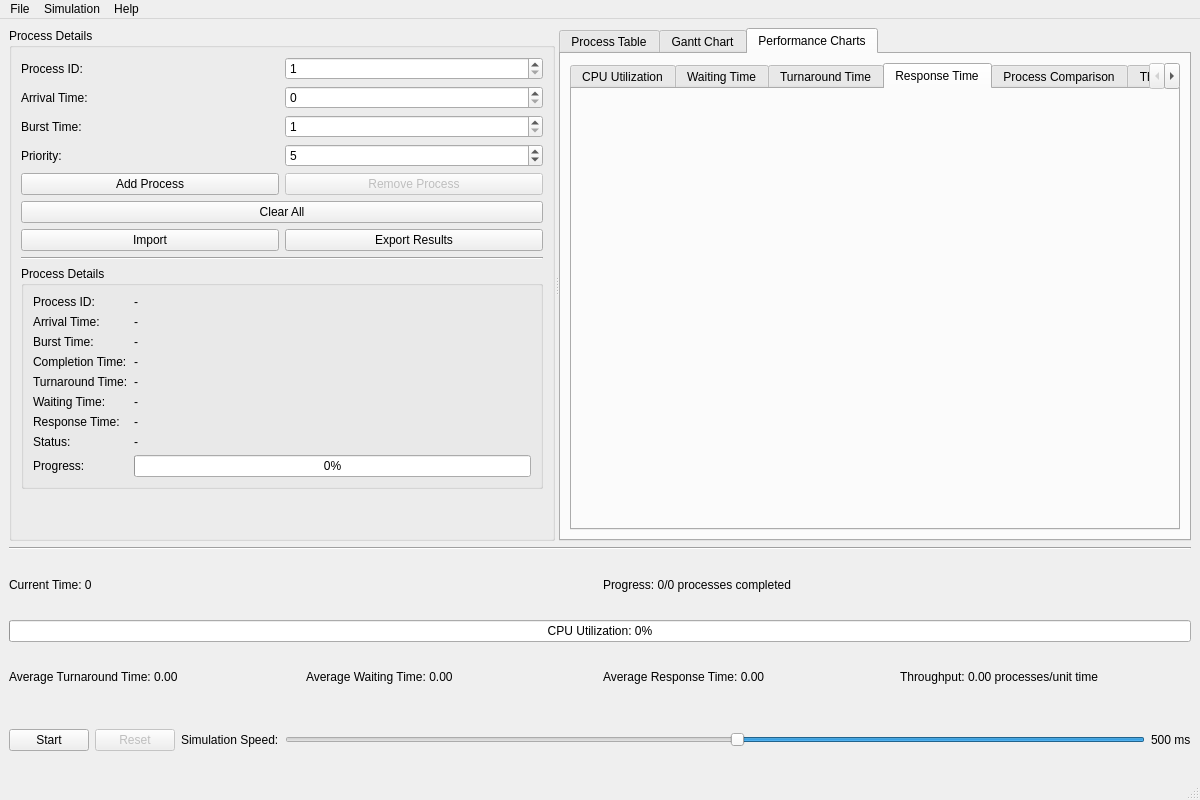
<?xml version="1.0" encoding="UTF-8"?>
<ui version="4.0">
 <class>MainWindow</class>
 <widget class="QMainWindow" name="MainWindow">
  <property name="geometry">
   <rect>
    <x>0</x>
    <y>0</y>
    <width>1200</width>
    <height>800</height>
   </rect>
  </property>
  <property name="windowTitle">
   <string>Advanced FCFS Scheduler Simulation</string>
  </property>
  <widget class="QWidget" name="centralwidget">
   <layout class="QVBoxLayout" name="verticalLayout">
    <item>
     <widget class="QSplitter" name="splitter">
      <property name="orientation">
       <enum>Qt::Orientation::Horizontal</enum>
      </property>
      <widget class="QGroupBox" name="groupBox">
       <property name="title">
        <string>Process Details</string>
       </property>
       <layout class="QVBoxLayout" name="verticalLayout_2">
        <item>
         <layout class="QGridLayout" name="gridLayout">
          <item row="0" column="0">
           <widget class="QLabel" name="label">
            <property name="text">
             <string>Process ID:</string>
            </property>
           </widget>
          </item>
          <item row="0" column="1">
           <widget class="QSpinBox" name="processIdSpinBox">
            <property name="minimum">
             <number>1</number>
            </property>
            <property name="maximum">
             <number>999</number>
            </property>
           </widget>
          </item>
          <item row="1" column="0">
           <widget class="QLabel" name="label_2">
            <property name="text">
             <string>Arrival Time:</string>
            </property>
           </widget>
          </item>
          <item row="1" column="1">
           <widget class="QSpinBox" name="arrivalTimeSpinBox">
            <property name="minimum">
             <number>0</number>
            </property>
            <property name="maximum">
             <number>999</number>
            </property>
           </widget>
          </item>
          <item row="2" column="0">
           <widget class="QLabel" name="label_3">
            <property name="text">
             <string>Burst Time:</string>
            </property>
           </widget>
          </item>
          <item row="2" column="1">
           <widget class="QSpinBox" name="burstTimeSpinBox">
            <property name="minimum">
             <number>1</number>
            </property>
            <property name="maximum">
             <number>999</number>
            </property>
           </widget>
          </item>
          <item row="3" column="0">
           <widget class="QLabel" name="label_4">
            <property name="text">
             <string>Priority:</string>
            </property>
           </widget>
          </item>
          <item row="3" column="1">
           <widget class="QSpinBox" name="prioritySpinBox">
            <property name="minimum">
             <number>1</number>
            </property>
            <property name="maximum">
             <number>10</number>
            </property>
            <property name="value">
             <number>5</number>
            </property>
           </widget>
          </item>
         </layout>
        </item>
        <item>
         <layout class="QHBoxLayout" name="horizontalLayout">
          <item>
           <widget class="QPushButton" name="addProcessButton">
            <property name="text">
             <string>Add Process</string>
            </property>
           </widget>
          </item>
          <item>
           <widget class="QPushButton" name="removeProcessButton">
            <property name="enabled">
             <bool>false</bool>
            </property>
            <property name="text">
             <string>Remove Process</string>
            </property>
           </widget>
          </item>
         </layout>
        </item>
        <item>
         <widget class="QPushButton" name="clearAllButton">
          <property name="text">
           <string>Clear All</string>
          </property>
         </widget>
        </item>
        <item>
         <layout class="QHBoxLayout" name="horizontalLayout_2">
          <item>
           <widget class="QPushButton" name="importButton">
            <property name="text">
             <string>Import</string>
            </property>
           </widget>
          </item>
          <item>
           <widget class="QPushButton" name="exportButton">
            <property name="text">
             <string>Export Results</string>
            </property>
           </widget>
          </item>
         </layout>
        </item>
        <item>
         <widget class="Line" name="line">
          <property name="orientation">
           <enum>Qt::Orientation::Horizontal</enum>
          </property>
         </widget>
        </item>
        <item>
         <widget class="QGroupBox" name="groupBox_2">
          <property name="title">
           <string>Process Details</string>
          </property>
          <layout class="QFormLayout" name="formLayout">
           <item row="0" column="0">
            <widget class="QLabel" name="label_5">
             <property name="text">
              <string>Process ID:</string>
             </property>
            </widget>
           </item>
           <item row="0" column="1">
            <widget class="QLabel" name="detailsProcessIdLabel">
             <property name="text">
              <string>-</string>
             </property>
            </widget>
           </item>
           <item row="1" column="0">
            <widget class="QLabel" name="label_6">
             <property name="text">
              <string>Arrival Time:</string>
             </property>
            </widget>
           </item>
           <item row="1" column="1">
            <widget class="QLabel" name="detailsArrivalTimeLabel">
             <property name="text">
              <string>-</string>
             </property>
            </widget>
           </item>
           <item row="2" column="0">
            <widget class="QLabel" name="label_7">
             <property name="text">
              <string>Burst Time:</string>
             </property>
            </widget>
           </item>
           <item row="2" column="1">
            <widget class="QLabel" name="detailsBurstTimeLabel">
             <property name="text">
              <string>-</string>
             </property>
            </widget>
           </item>
           <item row="3" column="0">
            <widget class="QLabel" name="label_8">
             <property name="text">
              <string>Completion Time:</string>
             </property>
            </widget>
           </item>
           <item row="3" column="1">
            <widget class="QLabel" name="detailsCompletionTimeLabel">
             <property name="text">
              <string>-</string>
             </property>
            </widget>
           </item>
           <item row="4" column="0">
            <widget class="QLabel" name="label_9">
             <property name="text">
              <string>Turnaround Time:</string>
             </property>
            </widget>
           </item>
           <item row="4" column="1">
            <widget class="QLabel" name="detailsTurnaroundTimeLabel">
             <property name="text">
              <string>-</string>
             </property>
            </widget>
           </item>
           <item row="5" column="0">
            <widget class="QLabel" name="label_10">
             <property name="text">
              <string>Waiting Time:</string>
             </property>
            </widget>
           </item>
           <item row="5" column="1">
            <widget class="QLabel" name="detailsWaitingTimeLabel">
             <property name="text">
              <string>-</string>
             </property>
            </widget>
           </item>
           <item row="6" column="0">
            <widget class="QLabel" name="label_11">
             <property name="text">
              <string>Response Time:</string>
             </property>
            </widget>
           </item>
           <item row="6" column="1">
            <widget class="QLabel" name="detailsResponseTimeLabel">
             <property name="text">
              <string>-</string>
             </property>
            </widget>
           </item>
           <item row="7" column="0">
            <widget class="QLabel" name="label_12">
             <property name="text">
              <string>Status:</string>
             </property>
            </widget>
           </item>
           <item row="7" column="1">
            <widget class="QLabel" name="detailsStatusLabel">
             <property name="text">
              <string>-</string>
             </property>
            </widget>
           </item>
           <item row="8" column="0">
            <widget class="QLabel" name="label_13">
             <property name="text">
              <string>Progress:</string>
             </property>
            </widget>
           </item>
           <item row="8" column="1">
            <widget class="QProgressBar" name="detailsProgressBar">
             <property name="value">
              <number>0</number>
             </property>
            </widget>
           </item>
          </layout>
         </widget>
        </item>
        <item>
         <spacer name="verticalSpacer">
          <property name="orientation">
           <enum>Qt::Orientation::Vertical</enum>
          </property>
          <property name="sizeHint" stdset="0">
           <size>
            <width>20</width>
            <height>40</height>
           </size>
          </property>
         </spacer>
        </item>
       </layout>
      </widget>
      <widget class="QTabWidget" name="tabWidget">
       <property name="currentIndex">
        <number>2</number>
       </property>
       <widget class="QWidget" name="processTableTab">
        <attribute name="title">
         <string>Process Table</string>
        </attribute>
        <layout class="QVBoxLayout" name="verticalLayout_3">
         <item>
          <widget class="QTableWidget" name="processTableWidget"/>
         </item>
        </layout>
       </widget>
       <widget class="QWidget" name="ganttChartTab">
        <attribute name="title">
         <string>Gantt Chart</string>
        </attribute>
        <layout class="QVBoxLayout" name="verticalLayout_4">
         <item>
          <widget class="QGraphicsView" name="ganttChartView"/>
         </item>
        </layout>
       </widget>
       <widget class="QWidget" name="chartsTab">
        <attribute name="title">
         <string>Performance Charts</string>
        </attribute>
        <layout class="QVBoxLayout" name="verticalLayout_5">
         <item>
          <widget class="QTabWidget" name="chartsTabWidget">
           <property name="currentIndex">
            <number>3</number>
           </property>
           <widget class="QWidget" name="cpuUtilizationTab">
            <attribute name="title">
             <string>CPU Utilization</string>
            </attribute>
           </widget>
           <widget class="QWidget" name="waitingTimeTab">
            <attribute name="title">
             <string>Waiting Time</string>
            </attribute>
           </widget>
           <widget class="QWidget" name="turnaroundTimeTab">
            <attribute name="title">
             <string>Turnaround Time</string>
            </attribute>
           </widget>
           <widget class="QWidget" name="responseTimeTab">
            <attribute name="title">
             <string>Response Time</string>
            </attribute>
           </widget>
           <widget class="QWidget" name="processComparisonTab">
            <attribute name="title">
             <string>Process Comparison</string>
            </attribute>
           </widget>
           <widget class="QWidget" name="throughputTab">
            <attribute name="title">
             <string>Throughput</string>
            </attribute>
           </widget>
           <widget class="QWidget" name="pieChartTab">
            <attribute name="title">
             <string>CPU Distribution</string>
            </attribute>
           </widget>
          </widget>
         </item>
        </layout>
       </widget>
      </widget>
     </widget>
    </item>
    <item>
     <widget class="Line" name="line_2">
      <property name="orientation">
       <enum>Qt::Orientation::Horizontal</enum>
      </property>
     </widget>
    </item>
    <item>
     <layout class="QHBoxLayout" name="horizontalLayout_3">
      <item>
       <widget class="QLabel" name="currentTimeLabel">
        <property name="text">
         <string>Current Time: 0</string>
        </property>
       </widget>
      </item>
      <item>
       <widget class="QLabel" name="progressLabel">
        <property name="text">
         <string>Progress: 0/0 processes completed</string>
        </property>
       </widget>
      </item>
     </layout>
    </item>
    <item>
     <widget class="QProgressBar" name="cpuUtilizationBar">
      <property name="value">
       <number>0</number>
      </property>
      <property name="format">
       <string>CPU Utilization: %p%</string>
      </property>
     </widget>
    </item>
    <item>
     <layout class="QHBoxLayout" name="horizontalLayout_4">
      <item>
       <widget class="QLabel" name="avgTurnaroundTimeLabel">
        <property name="text">
         <string>Average Turnaround Time: 0.00</string>
        </property>
       </widget>
      </item>
      <item>
       <widget class="QLabel" name="avgWaitingTimeLabel">
        <property name="text">
         <string>Average Waiting Time: 0.00</string>
        </property>
       </widget>
      </item>
      <item>
       <widget class="QLabel" name="avgResponseTimeLabel">
        <property name="text">
         <string>Average Response Time: 0.00</string>
        </property>
       </widget>
      </item>
      <item>
       <widget class="QLabel" name="throughputLabel">
        <property name="text">
         <string>Throughput: 0.00 processes/unit time</string>
        </property>
       </widget>
      </item>
     </layout>
    </item>
    <item>
     <layout class="QHBoxLayout" name="horizontalLayout_5">
      <item>
       <widget class="QPushButton" name="startSimulationButton">
        <property name="text">
         <string>Start</string>
        </property>
       </widget>
      </item>
      <item>
       <widget class="QPushButton" name="resetButton">
        <property name="enabled">
         <bool>false</bool>
        </property>
        <property name="text">
         <string>Reset</string>
        </property>
       </widget>
      </item>
      <item>
       <widget class="QLabel" name="label_14">
        <property name="text">
         <string>Simulation Speed:</string>
        </property>
       </widget>
      </item>
      <item>
       <widget class="QSlider" name="speedSlider">
        <property name="minimum">
         <number>50</number>
        </property>
        <property name="maximum">
         <number>1000</number>
        </property>
        <property name="value">
         <number>500</number>
        </property>
        <property name="orientation">
         <enum>Qt::Orientation::Horizontal</enum>
        </property>
        <property name="invertedAppearance">
         <bool>true</bool>
        </property>
       </widget>
      </item>
      <item>
       <widget class="QLabel" name="speedValueLabel">
        <property name="text">
         <string>500 ms</string>
        </property>
       </widget>
      </item>
     </layout>
    </item>
   </layout>
  </widget>
  <widget class="QMenuBar" name="menubar">
   <property name="geometry">
    <rect>
     <x>0</x>
     <y>0</y>
     <width>1200</width>
     <height>22</height>
    </rect>
   </property>
   <widget class="QMenu" name="menuFile">
    <property name="title">
     <string>File</string>
    </property>
    <addaction name="actionImport"/>
    <addaction name="actionExport"/>
    <addaction name="separator"/>
    <addaction name="actionExit"/>
   </widget>
   <widget class="QMenu" name="menuSimulation">
    <property name="title">
     <string>Simulation</string>
    </property>
    <addaction name="actionStart"/>
    <addaction name="actionPause"/>
    <addaction name="actionReset"/>
   </widget>
   <widget class="QMenu" name="menuHelp">
    <property name="title">
     <string>Help</string>
    </property>
    <addaction name="actionAbout"/>
    <addaction name="actionDocumentation"/>
   </widget>
   <addaction name="menuFile"/>
   <addaction name="menuSimulation"/>
   <addaction name="menuHelp"/>
  </widget>
  <widget class="QStatusBar" name="statusbar"/>
  <action name="actionImport">
   <property name="text">
    <string>Import</string>
   </property>
  </action>
  <action name="actionExport">
   <property name="text">
    <string>Export</string>
   </property>
  </action>
  <action name="actionExit">
   <property name="text">
    <string>Exit</string>
   </property>
  </action>
  <action name="actionStart">
   <property name="text">
    <string>Start</string>
   </property>
  </action>
  <action name="actionPause">
   <property name="text">
    <string>Pause</string>
   </property>
  </action>
  <action name="actionReset">
   <property name="text">
    <string>Reset</string>
   </property>
  </action>
  <action name="actionAbout">
   <property name="text">
    <string>About</string>
   </property>
  </action>
  <action name="actionDocumentation">
   <property name="text">
    <string>Documentation</string>
   </property>
  </action>
 </widget>
 <resources/>
 <connections/>
</ui>
